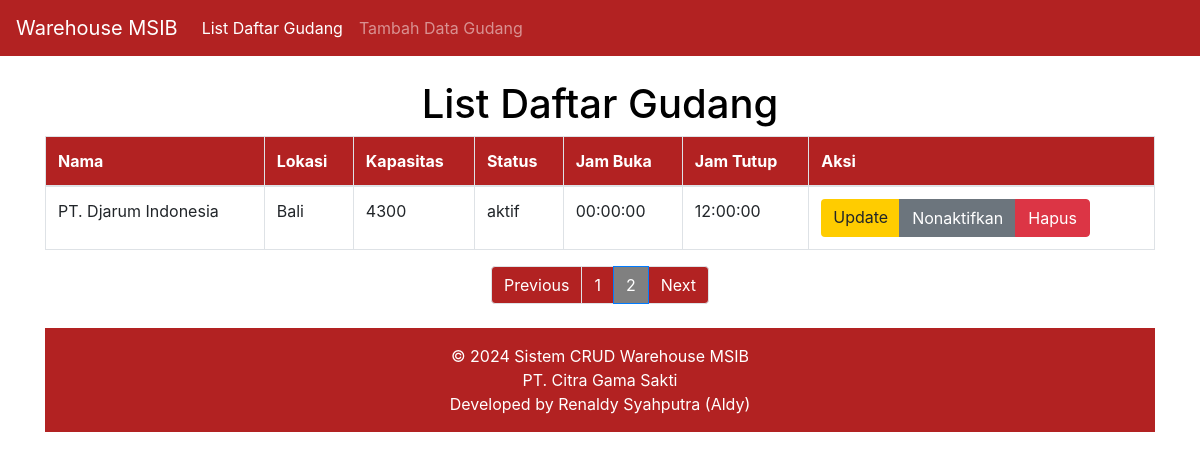
Screenshot of /?page=2 with the database file from the repository.
### tables this page shows
CREATE TABLE `gudang` (
  `id` int(11) NOT NULL,
  `name` varchar(255) NOT NULL,
  `location` varchar(255) NOT NULL,
  `capacity` int(11) NOT NULL,
  `status` enum('aktif','tidak_aktif') DEFAULT 'aktif',
  `opening_hour` time DEFAULT NULL,
  `closing_hour` time DEFAULT NULL
);

### gudang_class.php (called while the page is built, shortened)
<?php
class Gudang {
    private $conn;
    private $table_name = "gudang";
    public function __construct($db) {
        $this->conn = $db;
    }
    public function readAll() {
        $query = "SELECT * FROM " . $this->table_name;
        $stmt = $this->conn->prepare($query);
        $stmt->execute();
        return $stmt;
    }
  public function readPaginated($start, $limit) {
    $query = "SELECT * FROM " . $this->table_name . " LIMIT :start, :limit";
    $stmt = $this->conn->prepare($query);
    $stmt->bindParam(':start', $start, PDO::PARAM_INT);
    $stmt->bindParam(':limit', $limit, PDO::PARAM_INT);
    $stmt->execute();
    return $stmt;
    }
}
?>

### index.php (the view, shortened to what this page needs)
<?php
include_once 'gudang_class.php';
$database = new Database();
$db = $database->getConnection();
$gudang = new Gudang($db);
$totalStmt = $gudang->readAll();
$total = $totalStmt->rowCount();
$limit = 10;
$page = isset($_GET['page']) ? (int)$_GET['page'] : 1;
$start = ($page - 1) * $limit;
$stmt = $gudang->readPaginated($start, $limit);
?>
<!DOCTYPE html>
<html lang="en">
<head>
    <link rel="stylesheet" href="https://maxcdn.bootstrapcdn.com/bootstrap/4.5.2/css/bootstrap.min.css">
    <link rel="stylesheet" href="styles.css">
</head>
<body>
    <nav class="navbar navbar-expand-lg navbar-dark">
        <a class="navbar-brand" href="#">Warehouse MSIB</a>
        <div class="collapse navbar-collapse" id="navbarNav">
            <ul class="navbar-nav">
                <li class="nav-item active">
                    <a class="nav-link" href="#">List Daftar Gudang</a>
                </li>
                <li class="nav-item">
                    <a class="nav-link" href="create.php">Tambah Data Gudang</a>
                </li>
            </ul>
        </div>
    </nav>
    <div class="container mt-4">
        <h1 class="text-center">List Daftar Gudang</h1>
        <table class="table table-striped table-bordered table-hover">
            <thead>
                <tr>
                    <th>Nama</th>
                    <th>Lokasi</th>
                    <th>Kapasitas</th>
                    <th>Status</th>
                    <th>Jam Buka</th>
                    <th>Jam Tutup</th>
                    <th>Aksi</th>
                </tr>
            </thead>
            <tbody>
                <?php
                while ($row = $stmt->fetch(PDO::FETCH_ASSOC)): ?>
                    <tr>
                        <td><?= htmlspecialchars($row['name']) ?></td>
                        <td><?= htmlspecialchars($row['location']) ?></td>
                        <td><?= htmlspecialchars($row['capacity']) ?></td>
                        <td><?= htmlspecialchars($row['status']) ?></td>
                        <td><?= htmlspecialchars($row['opening_hour']) ?></td>
                        <td><?= htmlspecialchars($row['closing_hour']) ?></td>
                        <td>
                            <div class="btn-group" role="group">
                                <a href="update.php?id=<?= $row['id'] ?>" class="btn btn-warning">Update</a>
                                <a href="status_gudang.php?id=<?= $row['id'] ?>" class="btn btn-secondary">Nonaktifkan</a>
                                <a href="delete.php?id=<?= $row['id'] ?>" class="btn btn-danger" onclick="return confirm('Apakah Anda yakin ingin menghapus data gudang ini?')">Hapus</a>
                            </div>
                        </td>
                    </tr>
                <?php endwhile; ?>
            </tbody>
        </table>
        <nav aria-label="Page navigation">
            <ul class="pagination justify-content-center">
                <li class="page-item <?= ($page == 1) ? 'disabled' : ''; ?>">
                    <a class="page-link" href="?page=<?= $page - 1; ?>">Previous</a>
                </li>
                <?php
                $totalPages = ceil($total / $limit);
                for ($i = 1; $i <= $totalPages; $i++): ?>
                    <li class="page-item <?= ($i == $page) ? 'active' : ''; ?>">
                        <a class="page-link" href="?page=<?= $i; ?>"><?= $i; ?></a>
                    </li>
                <?php endfor; ?>
                <li class="page-item <?= ($page == $totalPages) ? 'disabled' : ''; ?>">
                    <a class="page-link" href="?page=<?= $page + 1; ?>">Next</a>
                </li>
            </ul>
        </nav>
        <footer>
            <div class="text-center py-3 mt-4">
                <p class="mb-0">© 2024 Sistem CRUD Warehouse MSIB</p>
                <p class="mb-0">PT. Citra Gama Sakti</p>
                <p class="mb-0">Developed by Renaldy Syahputra (Aldy)</p>
            </div>
        </footer>
    </div>
</body>
</html>

### styles.css (style rules this page uses)
body { background-color: white; color: black; }
.navbar { background-color: #b22222; }
.table { background-color : #ffffff; }
.table th { background-color: #b22222; color: white; }
.table-striped tbody tr:nth-of-type(odd) { background-color: #ffffff; }
.btn-warning { background-color: #ffcc00; border: none; }
.btn-danger { background-color: #dc3545; }
footer { background-color: #b22222; color: white; }
.pagination .page-item .page-link { background-color: #b22222; color: white; }
.pagination .page-item.active .page-link { background-color: grey; color: white; }

### rows the page displays
gudang: name "PT. Djarum Indonesia", location "Bali", capacity "4300", status "aktif", opening_hour "00:00:00", closing_hour "12:00:00"
